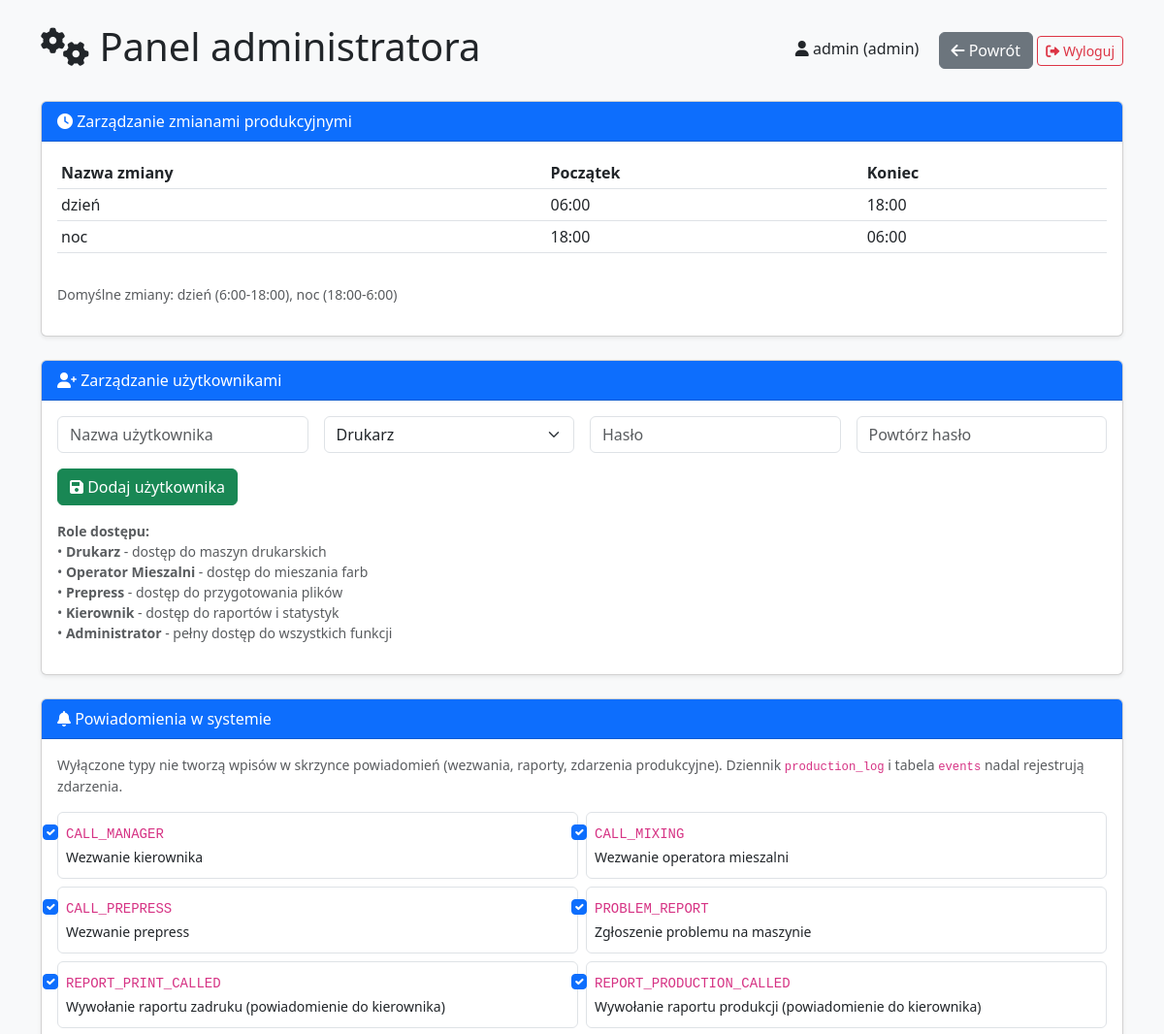
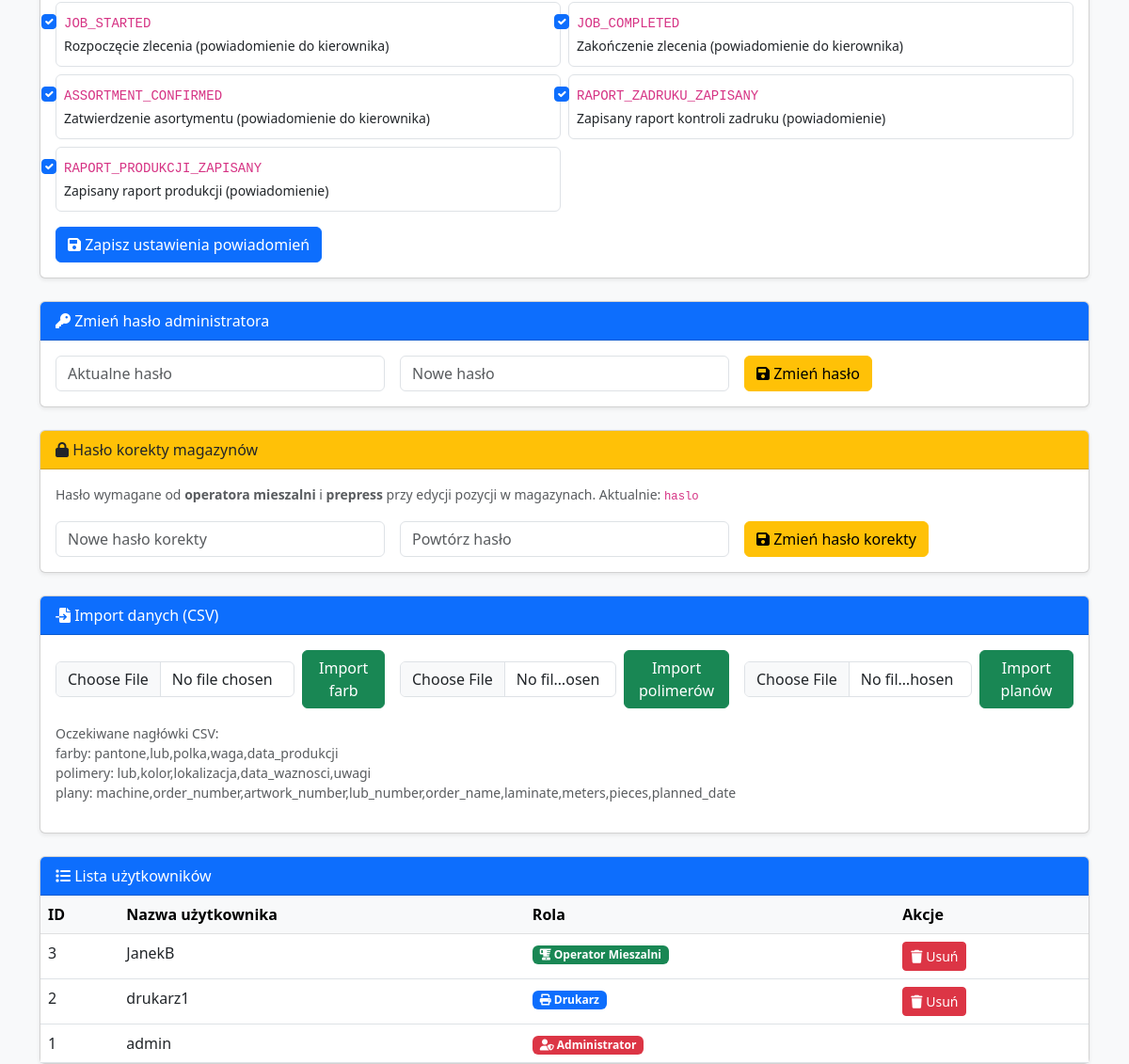
The page /admin (signed in) on the database its author committed (2 pictures, top to bottom).
### tables this page shows
CREATE TABLE shifts (
            id INTEGER PRIMARY KEY AUTOINCREMENT,
            name TEXT NOT NULL UNIQUE,  -- dzien, noc
            start_time TIME NOT NULL,
            end_time TIME NOT NULL
        );

CREATE TABLE notification_settings (
            event_key TEXT PRIMARY KEY,
            enabled INTEGER NOT NULL DEFAULT 1
        );

CREATE TABLE system_settings (
            key TEXT PRIMARY KEY,
            value TEXT NOT NULL
        );

CREATE TABLE users (
            id INTEGER PRIMARY KEY AUTOINCREMENT,
            username TEXT UNIQUE NOT NULL,
            role TEXT NOT NULL,
            password TEXT
        );

### routers/admin.py (the view)
@router.get("")
def admin_panel(
    request: Request,
    admin=Depends(require_admin),
    error: str = Query(None),
    success: str = Query(None),
    conn=Depends(get_db),
):
    cur = conn.cursor()
    cur.execute("SELECT id, username, role FROM users ORDER BY role DESC, username")
    users = cur.fetchall()
    cur.execute("SELECT name, start_time, end_time FROM shifts ORDER BY start_time")
    shifts = cur.fetchall()
    cur.execute("SELECT event_key, enabled FROM notification_settings")
    settings_map = {r["event_key"]: bool(r["enabled"]) for r in cur.fetchall()}
    notification_prefs = [
        {"key": k, "label": v, "enabled": settings_map.get(k, True)}
        for k, v in NOTIFICATION_EVENT_LABELS.items()
    ]
    context = {
        "users": users,
        "shifts": shifts,
        "notification_prefs": notification_prefs,
        "edit_password_current": get_edit_password(cur),
        "user": {"username": request.session.get("username"), "role": request.session.get("role")},
    }
    if error:
        context["error"] = error
    if success:
        context["success"] = success
    return render_template("admin_panel.html", context)

### templates/admin_panel.html (shortened to what this page needs)
<!DOCTYPE html>
<html lang="pl">
<head>
    <link href="https://cdn.jsdelivr.net/npm/bootstrap@5.3.0/dist/css/bootstrap.min.css" rel="stylesheet">
    <link rel="stylesheet" href="https://cdnjs.cloudflare.com/ajax/libs/font-awesome/6.0.0/css/all.min.css">
</head>
<body class="bg-light">
<div class="container mt-4">
    <div class="d-flex justify-content-between align-items-center mb-4">
        <h1><i class="fas fa-cogs"></i> Panel administratora</h1>
        <div>
            <span class="me-3"><i class="fas fa-user"></i> {{ user.username }} ({{ user.role }})</span>
            <a href="/magazyn" class="btn btn-secondary"><i class="fas fa-arrow-left"></i> Powrót</a>
            <a href="/logout" class="btn btn-outline-danger btn-sm"><i class="fas fa-sign-out-alt"></i> Wyloguj</a>
        </div>
    </div>
    <div class="card shadow-sm mb-4">
        <div class="card-header bg-primary text-white"><i class="fas fa-clock"></i> Zarządzanie zmianami produkcyjnymi</div>
        <div class="card-body">
            <div class="table-responsive mb-3">
                <table class="table table-sm">
                    <thead>
                        <tr>
                            <th>Nazwa zmiany</th>
                            <th>Początek</th>
                            <th>Koniec</th>
                        </tr>
                    </thead>
                    <tbody>
                        {% for shift in shifts %}
                        <tr>
                            <td>{{ shift.name }}</td>
                            <td>{{ shift.start_time }}</td>
                            <td>{{ shift.end_time }}</td>
                        </tr>
                        {% endfor %}
                    </tbody>
                </table>
            </div>
            <p class="text-muted small">Domyślne zmiany: dzień (6:00-18:00), noc (18:00-6:00)</p>
        </div>
    </div>
    <div class="card shadow-sm mb-4">
        <div class="card-header bg-primary text-white"><i class="fas fa-user-plus"></i> Zarządzanie użytkownikami</div>
        <div class="card-body">
            <form method="post" action="/admin/add_user" class="row g-3 mb-3">
                <div class="col-md-3">
                    <input type="text" name="username" class="form-control" placeholder="Nazwa użytkownika" required>
                </div>
                <div class="col-md-3">
                    <select name="role" class="form-select" required>
                        <option value="drukarz">Drukarz</option>
                    </select>
                </div>
                <div class="col-md-3">
                    <input type="password" name="password" class="form-control" placeholder="Hasło" required>
                </div>
                <div class="col-md-3">
                    <input type="password" name="confirm_password" class="form-control" placeholder="Powtórz hasło" required>
                </div>
                <div class="col-md-3">
                    <button type="submit" class="btn btn-success"><i class="fas fa-save"></i> Dodaj użytkownika</button>
                </div>
            </form>
            <p class="text-muted small">
                <strong>Role dostępu:</strong><br>
                • <strong>Drukarz</strong> - dostęp do maszyn drukarskich<br>
                • <strong>Operator Mieszalni</strong> - dostęp do mieszania farb<br>
                • <strong>Prepress</strong> - dostęp do przygotowania plików<br>
                • <strong>Kierownik</strong> - dostęp do raportów i statystyk<br>
                • <strong>Administrator</strong> - pełny dostęp do wszystkich funkcji
            </p>
        </div>
    </div>
    <div class="card shadow-sm mb-4">
        <div class="card-header bg-primary text-white"><i class="fas fa-bell"></i> Powiadomienia w systemie</div>
        <div class="card-body">
            <p class="text-muted small">Wyłączone typy nie tworzą wpisów w skrzynce powiadomień (wezwania, raporty, zdarzenia produkcyjne). Dziennik <code>production_log</code> i tabela <code>events</code> nadal rejestrują zdarzenia.</p>
            <form method="post" action="/admin/notification-settings">
                <div class="row g-2">
                    {% for np in notification_prefs %}
                    <div class="col-md-6">
                        <div class="form-check border rounded p-2 h-100">
                            <input class="form-check-input" type="checkbox" name="{{ np.key }}" id="n-{{ np.key }}" {% if np.enabled %}checked{% endif %}>
                            <label class="form-check-label" for="n-{{ np.key }}">
                                <code class="small">{{ np.key }}</code><br><span class="small">{{ np.label }}</span>
                            </label>
                        </div>
                    </div>
                    {% endfor %}
                </div>
                <button type="submit" class="btn btn-primary mt-3"><i class="fas fa-save"></i> Zapisz ustawienia powiadomień</button>
            </form>
        </div>
    </div>
    <div class="card shadow-sm mb-4">
        <div class="card-header bg-primary text-white"><i class="fas fa-key"></i> Zmień hasło administratora</div>
        <div class="card-body">
            <form method="post" action="/admin/change_password" class="row g-3">
                <div class="col-md-4">
                    <input type="password" name="current_password" class="form-control" placeholder="Aktualne hasło" required>
                </div>
                <div class="col-md-4">
                    <input type="password" name="new_password" class="form-control" placeholder="Nowe hasło" required>
                </div>
                <div class="col-md-4">
                    <button type="submit" class="btn btn-warning"><i class="fas fa-save"></i> Zmień hasło</button>
                </div>
            </form>
        </div>
    </div>
    <div class="card shadow-sm mb-4">
        <div class="card-header bg-warning text-dark"><i class="fas fa-lock"></i> Hasło korekty magazynów</div>
        <div class="card-body">
            <p class="text-muted small mb-3">Hasło wymagane od <strong>operatora mieszalni</strong> i <strong>prepress</strong> przy edycji pozycji w magazynach. Aktualnie: <code>{{ edit_password_current }}</code></p>
            <form method="post" action="/admin/set-edit-password" class="row g-3">
                <div class="col-md-4">
                    <input type="password" name="new_edit_password" class="form-control" placeholder="Nowe hasło korekty" required>
                </div>
                <div class="col-md-4">
                    <input type="password" name="confirm_edit_password" class="form-control" placeholder="Powtórz hasło" required>
                </div>
                <div class="col-md-4">
                    <button type="submit" class="btn btn-warning"><i class="fas fa-save"></i> Zmień hasło korekty</button>
                </div>
            </form>
        </div>
    </div>
    <div class="card shadow-sm mb-4">
        <div class="card-header bg-primary text-white"><i class="fas fa-file-import"></i> Import danych (CSV)</div>
        <div class="card-body">
            <div class="row g-3">
                <div class="col-md-4">
                    <form action="/admin/import_farby" method="post" enctype="multipart/form-data" class="d-flex gap-2 align-items-center">
                        <input type="file" name="plik" class="form-control" accept=".csv" required>
                        <button type="submit" class="btn btn-success">Import farb</button>
                    </form>
                </div>
                <div class="col-md-4">
                    <form action="/admin/import_polimery" method="post" enctype="multipart/form-data" class="d-flex gap-2 align-items-center">
                        <input type="file" name="plik" class="form-control" accept=".csv" required>
                        <button type="submit" class="btn btn-success">Import polimerów</button>
                    </form>
                </div>
                <div class="col-md-4">
                    <form action="/admin/import_plany" method="post" enctype="multipart/form-data" class="d-flex gap-2 align-items-center">
                        <input type="file" name="plik" class="form-control" accept=".csv" required>
                        <button type="submit" class="btn btn-success">Import planów</button>
                    </form>
                </div>
            </div>
            <p class="text-muted mt-3 small">Oczekiwane nagłówki CSV:<br>
                farby: pantone,lub,polka,waga,data_produkcji<br>
                polimery: lub,kolor,lokalizacja,data_waznosci,uwagi<br>
                plany: machine,order_number,artwork_number,lub_number,order_name,laminate,meters,pieces,planned_date
            </p>
        </div>
    </div>
    <div class="card shadow-sm">
        <div class="card-header bg-primary text-white"><i class="fas fa-list"></i> Lista użytkowników</div>
        <div class="card-body p-0">
            <div class="table-responsive">
                <table class="table table-hover mb-0">
                    <thead class="table-light">
                        <tr>
                            <th>ID</th>
                            <th>Nazwa użytkownika</th>
                            <th>Rola</th>
                            <th>Akcje</th>
                        </tr>
                    </thead>
                    <tbody>
                        {% for u in users %}
                        <tr>
                            <td>{{ u.id }}</td>
                            <td>{{ u.username }}</td>
                            <td>
                                {% if u.role == 'admin' %}
                                    <span class="badge bg-danger"><i class="fas fa-user-shield"></i> Administrator</span>
                                {% elif u.role == 'manager' %}
                                    <span class="badge bg-warning"><i class="fas fa-user-tie"></i> Kierownik</span>
                                {% elif u.role == 'drukarz' %}
                                    <span class="badge bg-primary"><i class="fas fa-print"></i> Drukarz</span>
                                {% elif u.role == 'operator_mieszalni' %}
                                    <span class="badge bg-success"><i class="fas fa-blender"></i> Operator Mieszalni</span>
                                {% elif u.role == 'prepress' %}
                                    <span class="badge bg-info"><i class="fas fa-images"></i> Prepress</span>
                                {% elif u.role == 'operator_przewijarki' %}
                                    <span class="badge bg-primary"><i class="fas fa-wind"></i> Operator Przewijarki</span>
                                {% else %}
                                    <span class="badge bg-secondary"><i class="fas fa-user"></i> {{ u.role }}</span>
                                {% endif %}
                            </td>
                            <td>
                                {% if u.role != 'admin' %}
                                <form method="post" action="/admin/delete_user" style="display:inline;">
                                    <button type="submit" class="btn btn-sm btn-danger" onclick="return confirm('Usunąć użytkownika {{ u.username }}?')"><i class="fas fa-trash"></i> Usuń</button>
                                </form>
                                {% endif %}
                            </td>
                        </tr>
                        {% endfor %}
                    </tbody>
                </table>
            </div>
        </div>
    </div>
</div>
</body>
</html>

### rows shown on the page
shifts: name "dzień", start_time "06:00", end_time "18:00"
shifts: name "noc", start_time "18:00", end_time "06:00"
notification_settings: key "CALL_MANAGER", label "Wezwanie kierownika"
notification_settings: key "CALL_MIXING", label "Wezwanie operatora mieszalni"
notification_settings: key "CALL_PREPRESS", label "Wezwanie prepress"
notification_settings: key "PROBLEM_REPORT", label "Zgłoszenie problemu na maszynie"
notification_settings: key "REPORT_PRINT_CALLED", label "Wywołanie raportu zadruku (powiadomienie do kierownika)"
notification_settings: key "REPORT_PRODUCTION_CALLED", label "Wywołanie raportu produkcji (powiadomienie do kierownika)"
notification_settings: key "JOB_STARTED", label "Rozpoczęcie zlecenia (powiadomienie do kierownika)"
notification_settings: key "JOB_COMPLETED", label "Zakończenie zlecenia (powiadomienie do kierownika)"
notification_settings: key "ASSORTMENT_CONFIRMED", label "Zatwierdzenie asortymentu (powiadomienie do kierownika)"
notification_settings: key "RAPORT_ZADRUKU_ZAPISANY", label "Zapisany raport kontroli zadruku (powiadomienie)"
notification_settings: key "RAPORT_PRODUKCJI_ZAPISANY", label "Zapisany raport produkcji (powiadomienie)"
system_settings: value "haslo"
users: id "3", username "JanekB", shows "Operator Mieszalni"
users: id "2", username "drukarz1", role "drukarz" (drawn)
users: id "1", username "admin", role "admin" (drawn)

### other values the page prints
{{ user.username }} "admin"
{{ user.role }} "admin"
